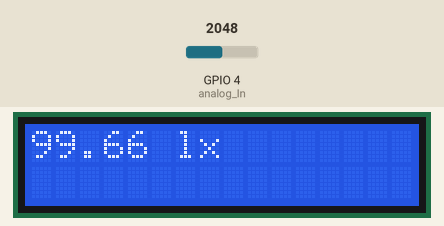
Simulated run of this program. Board: Seeed XIAO ESP32-C3. Shown: 16×2 character LCD. The test bench sets the inputs (shaded band); at power-on: GPIO 4 (analog_In) = 2048. What the program prints to the serial monitor is not drawn.

Above: at 1.2 s.
1.3 s: GPIO 4 (analog_In) set to 0
At 2.6 s:
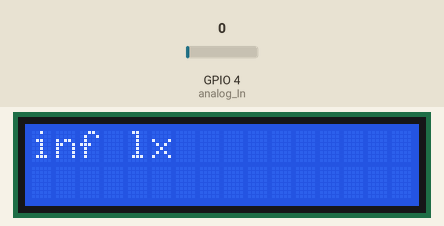
3.6 s: GPIO 4 (analog_In) set to 491
At 5.1 s:
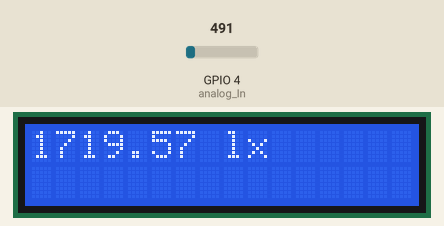
5.6 s: GPIO 4 (analog_In) set to 1228
At 6.5 s:
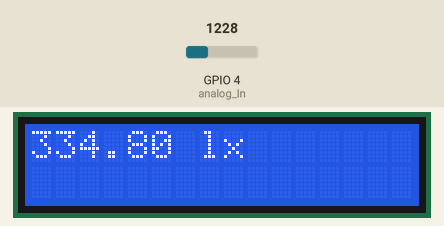
Timing chart, 0 to 8.6 s (numbered marks = the images above; inputs shaded):
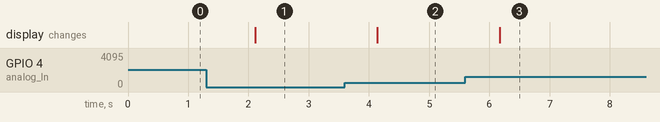

The program:

main.cpp
```cpp
#include <Arduino.h>
#include <LiquidCrystal_I2C.h>
#include <Wire.h>
#include <stdio.h>

#define I2C_ADDR 0x27
#define LCD_COLUMNS 16
#define LCD_LINES 2
#define analog_In D2
// #define I2C_SDA 4
// #define I2C_SCL 5

LiquidCrystal_I2C lcd = LiquidCrystal_I2C(I2C_ADDR, LCD_COLUMNS, LCD_LINES);

float read_lux()
{
  const float GAMMA = 0.7;
  const float RL10 = 50;

  // Analog: Convert the analog value into lux value:
  int analogValue = analogRead(analog_In);
  float voltage = analogValue / 4096. * 5;
  float resistance = 2000 * voltage / (1 - voltage / 5);
  float lux_a = pow(RL10 * 1e3 * pow(10, GAMMA) / resistance, (1 / GAMMA));
  return lux_a;
}

void setup()
{
  Serial.begin(115200);
  pinMode(analog_In, INPUT);

  Serial.println("");
  Serial.println("Welcome to Wokwi :-)");

  Wire.begin(); // I2C_SDA, I2C_SCL);
  lcd.init();
  lcd.backlight();
  lcd.print("....Boot OK.....");
}

void loop()
{
  float lux = read_lux();
  char lux_str[200];

  // Print float to string with 2 decimal places
  sprintf(lux_str, "%.2f", lux);

  Serial.print("Lux reading: ");
  Serial.println(lux_str);

  lcd.clear();
  lcd.setCursor(0, 0);
  lcd.print(lux_str);
  lcd.println(" lx");

  delay(1000);
}
```

Measured:
- after the input at 1.3 s, the display: changes after 0.82 s (image 1)
- after the input at 3.6 s, the display: changes after 0.54 s (image 2)
- after the input at 5.6 s, the display: changes after 0.57 s (image 3)
